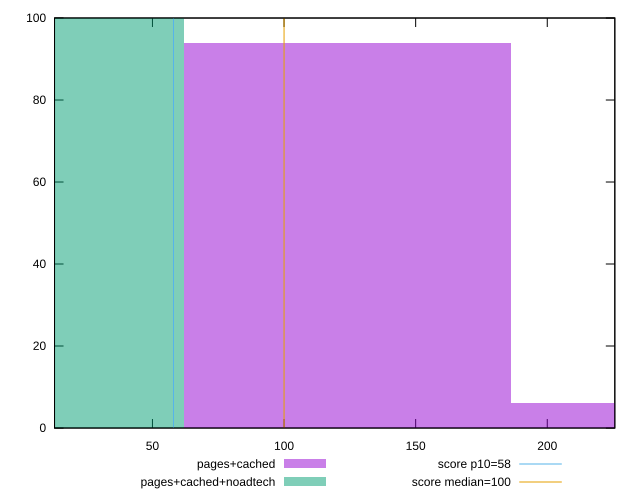

Source code (gnuplot):
reset

$pagesCached <<EOF
248.08428792617948 6
124.04214396308974 94
EOF

$pagesCachedNoadtech <<EOF
0 100
EOF

set key outside below
set boxwidth 124.04214396308974
set xrange [12.8:225.66666666666669]
set yrange [0:100]
set trange [0:100]
set style fill transparent solid 0.5 noborder

set parametric
set terminal svg size 640, 500 enhanced background rgb 'white'
set output "report_00009_2021-02-08T22-37-41.559Z/estimated-input-latency/comparison/histogram/1_vs_2.svg"

plot $pagesCached title "pages+cached" with boxes, \
     $pagesCachedNoadtech title "pages+cached+noadtech" with boxes, \
     58,t title "score p10=58", \
     100,t title "score median=100"

reset
